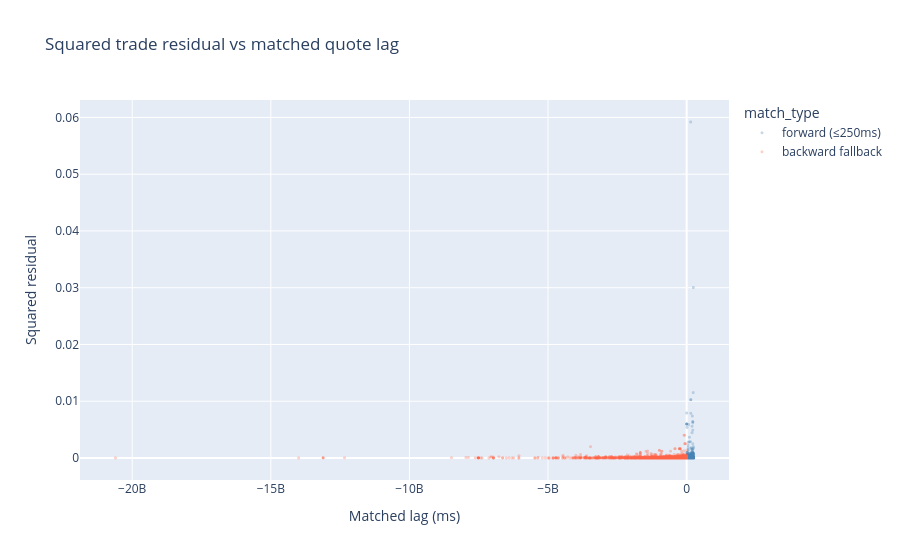

This figure's notebook cell:
### Code cell
df_plot = df_trades_result.with_columns(
    [
        (df_trades_result["trade_residual"] ** 2).alias("squared_residual"),
        pl.when(pl.col("matched_lag_ns") >= 0)
        .then(pl.lit("forward (≤250ms)"))
        .otherwise(pl.lit("backward fallback"))
        .alias("match_type"),
    ]
)

fig = px.scatter(
    df_plot.to_pandas(),
    x="matched_lag_ns",
    y="squared_residual",
    color="match_type",
    labels={"matched_lag_ns": "Matched lag (ms)", "squared_residual": "Squared residual"},
    title="Squared trade residual vs matched quote lag",
    opacity=0.3,
    color_discrete_map={"forward (≤250ms)": "steelblue", "backward fallback": "tomato"},
)
fig.update_traces(marker=dict(size=3))
fig.show()

### Figure 1 — Plotly figure (JSON) as saved in the notebook; plotly's stock layout.template omitted (floating-point values rounded to 4 significant figures; data arrays with more than 128 entries replaced by an {"elided": "..."} marker saying what was removed)
{"data": [{"hovertemplate": "match_type=forward (≤250ms)<br>Matched lag (ms)=%{x}<br>Squared residual=%{y}<extra></extra>", "legendgroup": "forward (≤250ms)", "marker": {"color": "steelblue", "opacity": 0.3, "size": 3, "symbol": "circle"}, "mode": "markers", "name": "forward (≤250ms)", "showlegend": true, "type": "scattergl", "x": {"elided": "5037 int values"}, "xaxis": "x", "y": {"elided": "5037 float values"}, "yaxis": "y"}, {"hovertemplate": "match_type=backward fallback<br>Matched lag (ms)=%{x}<br>Squared residual=%{y}<extra></extra>", "legendgroup": "backward fallback", "marker": {"color": "tomato", "opacity": 0.3, "size": 3, "symbol": "circle"}, "mode": "markers", "name": "backward fallback", "showlegend": true, "type": "scattergl", "x": {"elided": "3858 int values"}, "xaxis": "x", "y": {"elided": "3858 float values"}, "yaxis": "y"}], "layout": {"legend": {"title": {"text": "match_type"}, "tracegroupgap": 0}, "title": {"text": "Squared trade residual vs matched quote lag"}, "xaxis": {"anchor": "y", "domain": [0, 1], "title": {"text": "Matched lag (ms)"}}, "yaxis": {"anchor": "x", "domain": [0, 1], "title": {"text": "Squared residual"}}}}
